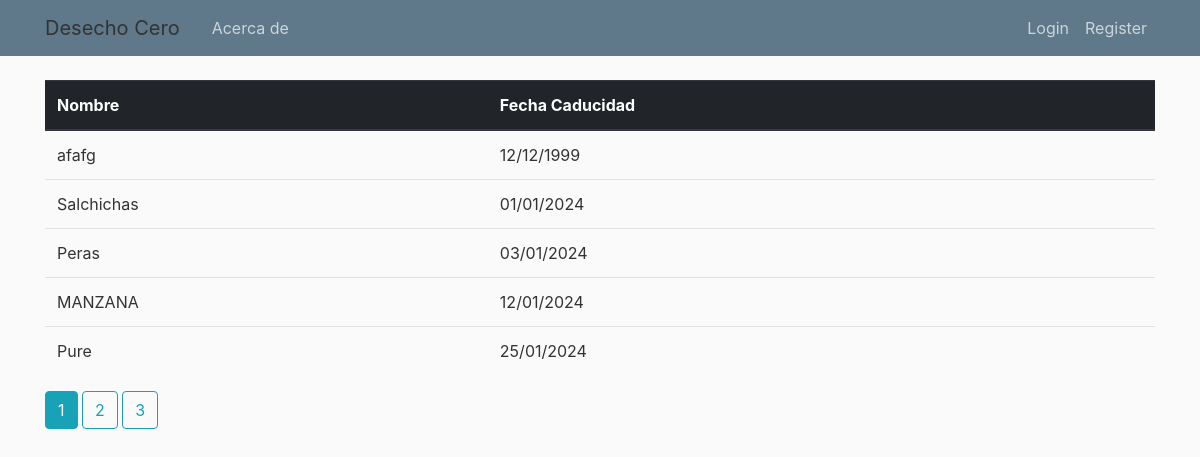
Page /user/juan123 on the committed database.
### app/models.py (models this page shows, shortened)
class Articulo(db.Model):
    id = db.Column(db.Integer, primary_key=True)
    nombre = db.Column(db.String(100), nullable=False)
    fecha_caducidad = db.Column(db.DateTime, nullable=False)
    fecha_compra = db.Column(db.DateTime, nullable=False, default=datetime.utcnow)
    fecha_consumo = db.Column(db.DateTime, nullable=True)
    user_id = db.Column(db.Integer, db.ForeignKey('user.id'), nullable=False)
    category = db.Column(db.Enum(Category))

### app/routes.py (the view)
@app.route("/user/<string:username>")
def user_articulos(username):
    page = request.args.get('page', 1, type=int)
    user = User.query.filter_by(username=username).first_or_404()
    articulos = Articulo.query.filter_by(user_id=user.id)\
        .order_by(Articulo.fecha_caducidad.asc()).paginate(page=page, per_page=5)
    return render_template('user_articulos.html', articulos=articulos, user=user)

### app/routes.py (called while the page is built)
@app.template_filter()
def dateFormat(fecha):
    return fecha.strftime('%d/%m/%Y')

### app/templates/user_articulos.html
{% extends "layout.html" %}
{% block content %}
<table class="table">
  <thead class="thead-dark">
    <tr>
      <th>Nombre</th>
      <th>Fecha Caducidad</th>
    </tr>
    </thead>
    {% for articulo in articulos.items %}
    <tr>
      <td> {{ articulo.nombre }}</td>
      <td> {{ articulo.fecha_caducidad|dateFormat }}</td>
    </tr>
    {% endfor %}
</table>
{% for page_num in articulos.iter_pages(left_edge=1, right_edge=1, left_current=1, right_current=2) %}
      {% if page_num %}
        {% if articulos.page == page_num %}
          <a class="btn btn-info mb-4" href="{{ url_for('user_articulos',username=current_user.username, page=page_num) }}">{{ page_num }}</a>
        {% else %}
          <a class="btn btn-outline-info mb-4" href="{{ url_for('user_articulos', username=current_user.username, page=page_num) }}">{{ page_num }}</a>
        {% endif %}
      {% else %}
        ...
      {% endif %}
    {% endfor %}
{% endblock content %}

### app/templates/layout.html (shortened to what this page needs)
<!DOCTYPE html>
<html>
<head>
    <link rel="stylesheet" href="https://maxcdn.bootstrapcdn.com/bootstrap/4.0.0/css/bootstrap.min.css">
    <link rel="stylesheet" type="text/css" href="{{ url_for('static', filename='main.css') }}">
</head>
<body>
    <header class="site-header">
      <nav class="navbar navbar-expand-md navbar-dark bg-steel fixed-top">
        <div class="container">
          <a class="navbar-brand mr-4" >Desecho Cero</a>
          <div class="collapse navbar-collapse" id="navbarToggle">
            <div class="navbar-nav mr-auto">
              <a class="nav-item nav-link" href="{{ url_for('about') }}">Acerca de</a>
            </div>
            <div class="navbar-nav">
              {% if current_user.is_authenticated %}
                <a class="nav-item nav-link" href="{{ url_for('account') }}">Cuenta</a>
                <a class="nav-item nav-link" href="{{ url_for('logout') }}">Logout</a>
              {% else %}
                <a class="nav-item nav-link" href="{{ url_for('login') }}">Login</a>
                <a class="nav-item nav-link" href="{{ url_for('register') }}">Register</a>
              {% endif %}
            </div>
          </div>
        </div>
      </nav>
    </header>
    <main role="main" class="container">
      <div class="row">
        <div class="col-md-12">
          {% block content %}{% endblock %}
        </div>
      </div>
    </main>
</body>
</html>

### app/static/main.css (style rules this page uses)
body { background: #fafafa; color: #333333; margin-top: 5rem; }
.bg-steel { background-color: #5f788a; }
.site-header .navbar-nav .nav-link { color: #cbd5db; }

### rows in the picture
Articulo: nombre "afafg", fecha_caducidad "12/12/1999"
Articulo: nombre "Salchichas", fecha_caducidad "01/01/2024"
Articulo: nombre "Peras", fecha_caducidad "03/01/2024"
Articulo: nombre "MANZANA", fecha_caducidad "12/01/2024"
Articulo: nombre "Pure", fecha_caducidad "25/01/2024"

### other values in the picture
{{ page_num }} "1"
{{ page_num }} "2" "3"
